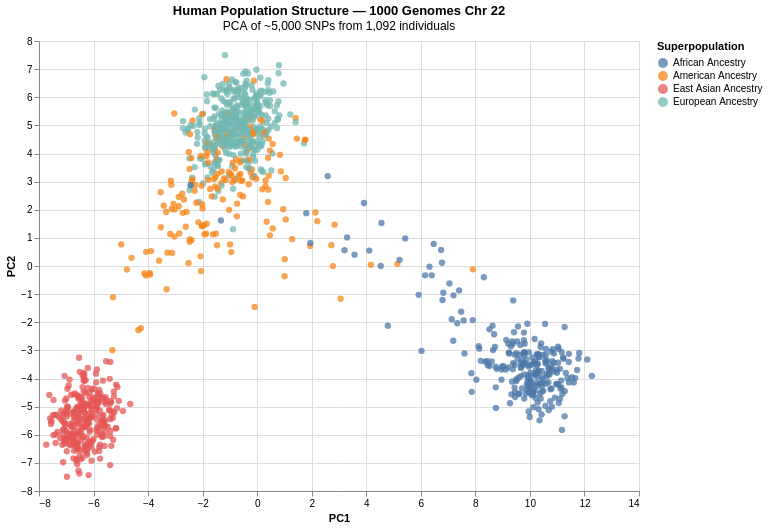

The notebook cell saved with this chart:
### Markdown cell above
## 6 - The Headline Figure: PCA by Superpopulation

### Code cell
chart_super = alt.Chart(df_plot).mark_circle(size=40, opacity=0.75).encode(
    x=alt.X('PC1:Q', title='PC1'),
    y=alt.Y('PC2:Q', title='PC2'),
    color=alt.Color('Superpopulation name:N',
        scale=alt.Scale(scheme='tableau10'),
        legend=alt.Legend(title='Superpopulation')),
    tooltip=['Sample:N', 'Population name:N', 'Superpopulation name:N']
).properties(
    title={'text': 'Human Population Structure — 1000 Genomes Chr 22',
           'subtitle': 'PCA of ~5,000 SNPs from 1,092 individuals'},
    width=600, height=450
).interactive()  # enables pan and zoom

chart_super.save('/Users/tim/bioinformatics-portfolio/01b-genes-and-geography/results/figures/pca_superpopulation.html')
chart_super

### Figure 1 — Vega-Lite specification as saved in the notebook (floating-point values rounded to 4 significant figures; data arrays with more than 128 entries replaced by an {"elided": "..."} marker saying what was removed)
{"config": {"view": {"continuousWidth": 300, "continuousHeight": 300}}, "data": {"name": "data-551a142b9000b0c08fc689a4d9b260f0"}, "mark": {"type": "circle", "opacity": 0.75, "size": 40}, "encoding": {"color": {"field": "Superpopulation name", "legend": {"title": "Superpopulation"}, "scale": {"scheme": "tableau10"}, "type": "nominal"}, "tooltip": [{"field": "Sample", "type": "nominal"}, {"field": "Population name", "type": "nominal"}, {"field": "Superpopulation name", "type": "nominal"}], "x": {"field": "PC1", "title": "PC1", "type": "quantitative"}, "y": {"field": "PC2", "title": "PC2", "type": "quantitative"}}, "height": 450, "params": [{"name": "param_1e9efca18e7a2868", "select": {"type": "interval", "encodings": ["x", "y"]}, "bind": "scales"}], "title": {"text": "Human Population Structure — 1000 Genomes Chr 22", "subtitle": "PCA of ~5,000 SNPs from 1,092 individuals"}, "width": 600, "$schema": "https://vega.github.io/schema/vega-lite/v6.4.1.json", "datasets": {"data-551a142b9000b0c08fc689a4d9b260f0": {"elided": "1092 records"}}}
